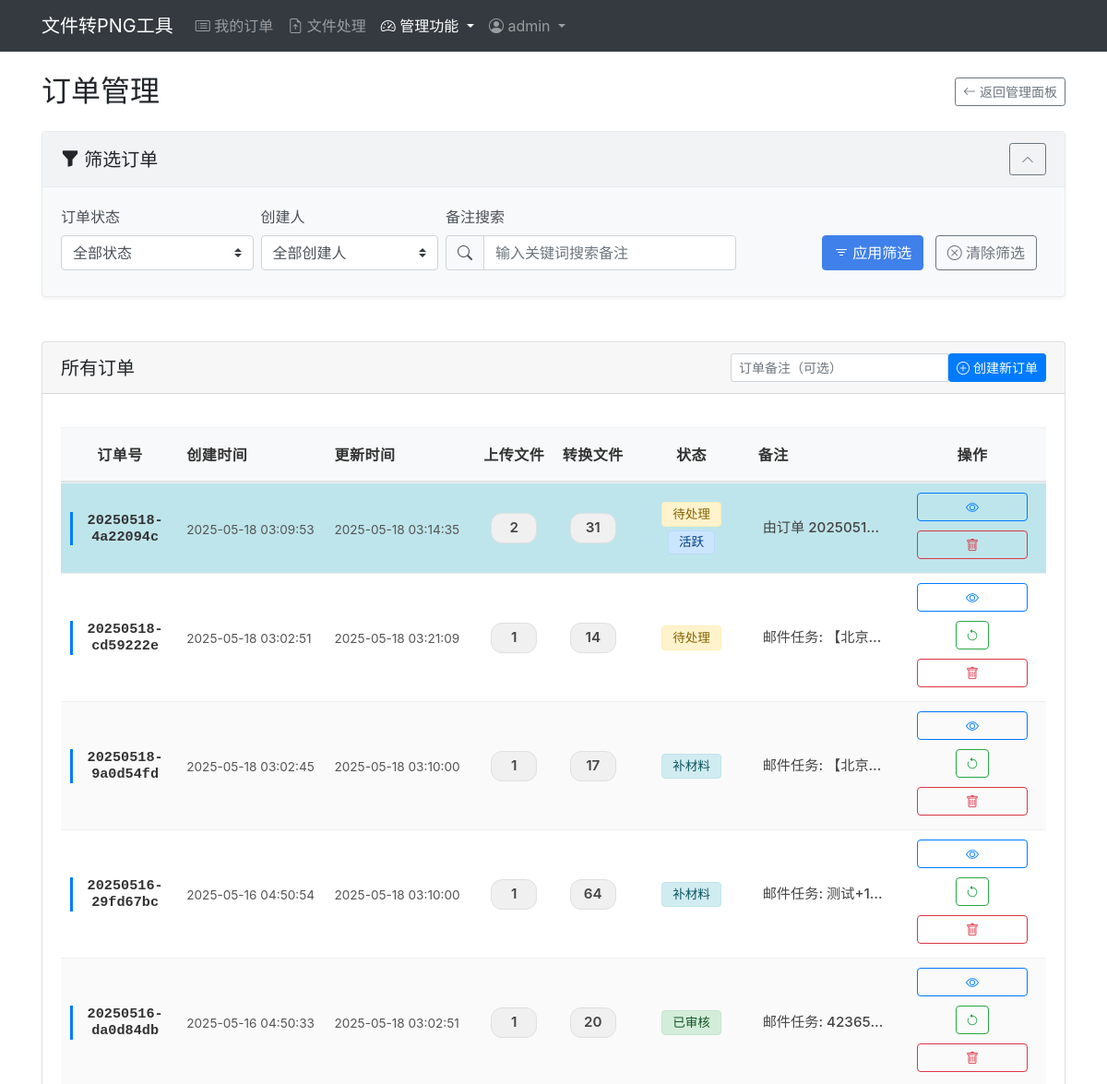
The page /admin/orders (signed in, upper part) on the database as committed earlier.
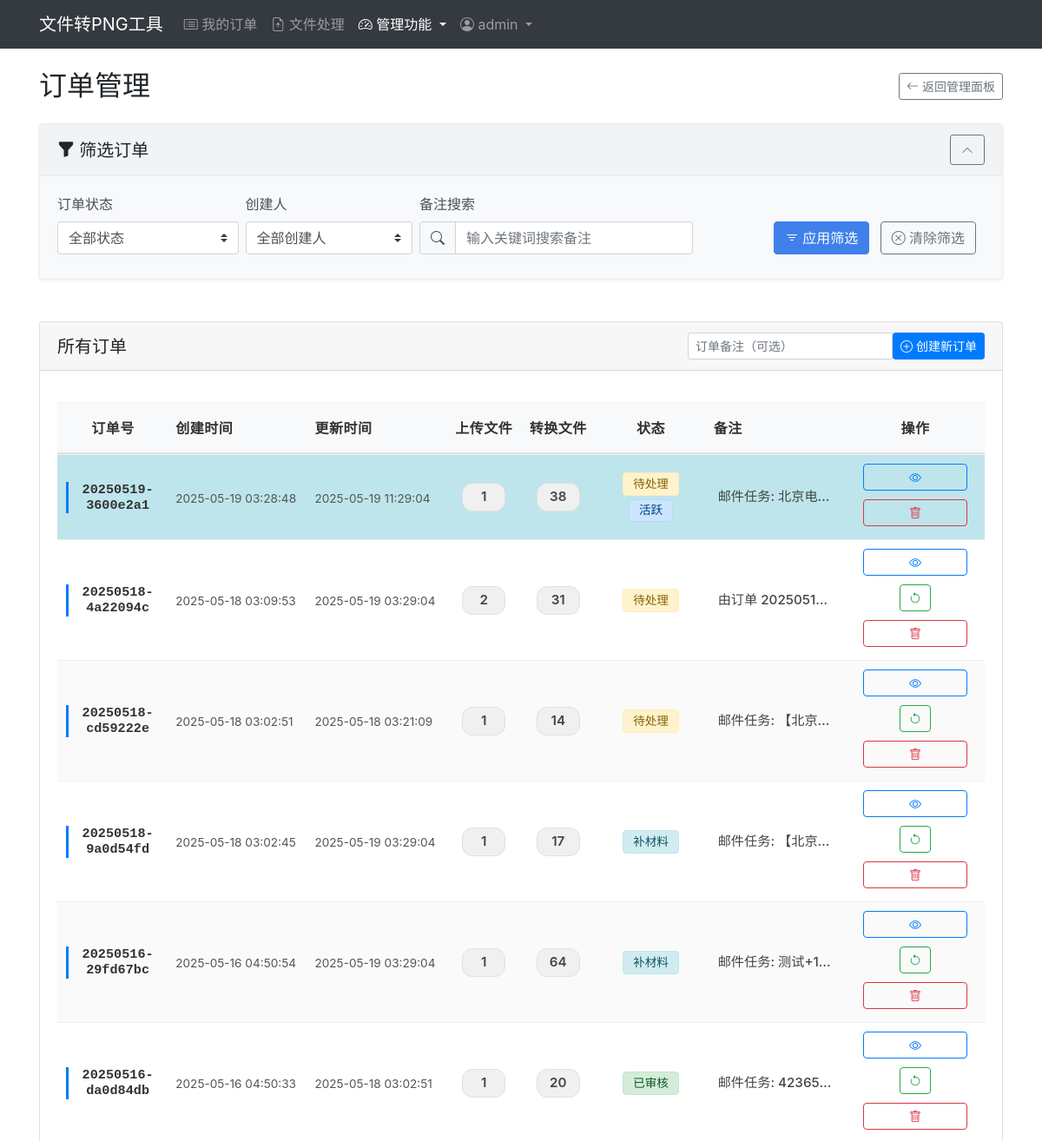
The same page on the database as committed later.
### models.py (models this page shows, shortened)
class Order(db.Model):
    __tablename__ = 'orders'  # 显式指定表名，避免使用SQL保留字'order'
    id = db.Column(db.Integer, primary_key=True)
    order_number = db.Column(db.String(32), unique=True, nullable=False)
    created_at = db.Column(db.DateTime, default=datetime.datetime.utcnow)
    updated_at = db.Column(db.DateTime, default=datetime.datetime.utcnow, onupdate=datetime.datetime.utcnow)
    is_active = db.Column(db.Boolean, default=True)  # 保留此字段以兼容现有代码
    STATUS_PENDING = 'pending'      # 待处理
    STATUS_MATERIAL = 'material'    # 补材料
    STATUS_REVIEWED = 'reviewed'    # 已审核
    STATUS_ACTIVE = 'active'        # 活跃
    STATUS_ARCHIVED = 'archived'    # 归档
    status = db.Column(db.String(20), default=STATUS_PENDING)  # 默认为待处理状态
    note = db.Column(db.Text, nullable=True)
    is_merged = db.Column(db.Boolean, default=False)  # 是否为合并订单
    merged_from = db.Column(db.Text, nullable=True)   # 存储源订单号，以逗号分隔
    user_id = db.Column(db.Integer, db.ForeignKey('admin_user.id'), nullable=True)
    user = db.relationship('AdminUser', backref='orders')
    email_id = db.Column(db.Integer, db.ForeignKey('emails.id'), nullable=True)
    files = db.relationship('UploadedFile', backref='order', lazy=True, cascade="all, delete-orphan")
    conversions = db.relationship('ConvertedFile', backref='order', lazy=True, cascade="all, delete-orphan")
    @property
    def status_display(self):
        status_map = {
            self.STATUS_PENDING: '待处理',
            self.STATUS_MATERIAL: '补材料',
            self.STATUS_REVIEWED: '已审核',
            self.STATUS_ACTIVE: '活跃',
            self.STATUS_ARCHIVED: '归档'
        }
        return status_map.get(self.status, '未知状态')

### app/admin/routes.py (the view)
@admin_bp.route('/orders')
@admin_required
def orders():
    try:
        logger.info("进入管理员订单页面")
        status_filter = request.args.get('status')
        creator_filter = request.args.get('creator')
        note_search = request.args.get('note_search')
        query = Order.query
        if status_filter:
            query = query.filter(Order.status == status_filter)
        if creator_filter:
            query = query.filter(Order.user_id == int(creator_filter))
        if note_search:
            query = query.filter(Order.note.ilike(f'%{note_search}%'))
        orders = query.order_by(Order.created_at.desc()).all()
        users = AdminUser.query.all()
        creator_name = None
        if creator_filter:
            creator = AdminUser.query.get(int(creator_filter))
            if creator:
                creator_name = creator.username
        logger.info(f"成功获取订单列表，共 {len(orders)} 条记录")
        return render_template('admin/orders.html',
                               orders=orders,
                               users=users,
                               creator_name=creator_name)
    except Exception as e:
        logger.error(f"管理员订单页面出错：{str(e)}")
        import traceback
        logger.error(traceback.format_exc())
        return f"""
        <!DOCTYPE html>
        <html>
        <head><title>错误</title></head>
        <body>
            <h1>出错了</h1>
            <p>{str(e)}</p>
            <pre>{traceback.format_exc()}</pre>
        </body>
        </html>
        """

### app/__init__.py (called while the page is built)
def setup_template_context(app):
    @app.context_processor
    def inject_now():
        return {'now': datetime.utcnow()}
    @app.context_processor
    def inject_functions():
        from models import AdminUser, Order
        def get_current_user():
            from flask import session
            if 'admin_id' in session:
                return AdminUser.query.get(session['admin_id'])
            return None
        def get_db():
            """获取数据库对象，供模板使用"""
            return db
        def get_active_order(user_id):
            from models import Order
            return Order.query.filter_by(is_active=True, user_id=user_id).first()
        return dict(
            get_current_user=get_current_user,
            get_db=get_db,
            get_active_order=get_active_order,
            Order=Order
        )

### app/templates/admin/orders.html (shortened to what the changed rows need)
{% extends "base.html" %}
{% block content %}
<div class="row">
    <div class="col-12 mb-4">
        <div class="d-flex justify-content-between align-items-center">
            <h2 class="mb-0">订单管理</h2>
        </div>
    </div>
    <div class="col-12">
        <div class="card">
            <div class="card-body">
                {% if orders %}
                <div class="table-responsive">
                    <table class="table table-hover table-striped">
                        <thead>
                            <tr>
                                <th width="12%">订单号</th>
                                <th width="15%">创建时间</th>
                                <th width="15%">更新时间</th>
                                <th width="8%" class="text-center">上传文件</th>
                                <th width="8%" class="text-center">转换文件</th>
                                <th width="12%" class="text-center">状态</th>
                                <th width="15%">备注</th>
                                <th width="15%" class="text-center">操作</th>
                            </tr>
                        </thead>
                        <tbody>
                            {% for order in orders %}
                            <tr class="{{ 'table-info' if order.is_active else '' }}">
                                <td class="align-middle">
                                    <span class="order-number text-truncate d-block" title="{{ order.order_number }}">{{ order.order_number }}</span>
                                </td>
                                <td class="align-middle">
                                    <span class="timestamp">{{ order.created_at.strftime('%Y-%m-%d %H:%M:%S') }}</span>
                                </td>
                                <td class="align-middle">
                                    <span class="timestamp">{{ order.updated_at.strftime('%Y-%m-%d %H:%M:%S') }}</span>
                                </td>
                                <td class="align-middle text-center">
                                    <span class="file-count">{{ order.files|length }}</span>
                                </td>
                                <td class="align-middle text-center">
                                    <span class="file-count">{{ order.conversions|length }}</span>
                                </td>
                                <td class="align-middle text-center">
                                    {% if order.status == order.STATUS_PENDING %}
                                    <span class="badge bg-warning">{{ order.status_display }}</span>
                                    {% elif order.status == order.STATUS_MATERIAL %}
                                    <span class="badge bg-info">{{ order.status_display }}</span>
                                    {% elif order.status == order.STATUS_REVIEWED %}
                                    <span class="badge bg-success">{{ order.status_display }}</span>
                                    {% else %}
                                    <span class="badge bg-secondary">{{ order.status_display }}</span>
                                    {% endif %}
                                    {% if order.is_active %}
                                    <span class="badge bg-primary">活跃</span>
                                    {% endif %}
                                </td>
                                <td class="align-middle">
                                    <div class="note-container">
                                        <span class="note-text text-truncate d-block" style="max-width: 100%;" title="{{ order.note }}">{{ order.note or '-' }}</span>
                                    </div>
                                </td>
                                <td class="align-middle text-center">
                                    <div class="action-buttons">
                                        <a href="{{ url_for('orders.view_order', order_number=order.order_number) }}" class="btn btn-outline-primary" title="查看详情">
                                            <i class="bi bi-eye"></i>
                                        </a>
                                        {% if not order.is_active %}
                                        <form action="{{ url_for('orders.activate_order', order_number=order.order_number) }}" method="post" class="d-inline">
                                            <button type="submit" class="btn btn-outline-success" title="回滚到此订单" onclick="return confirm('确定要回滚到此订单吗？这将恢复该订单的所有文件并替换当前工作环境！');">
                                                <i class="bi bi-arrow-counterclockwise"></i>
                                            </button>
                                        </form>
                                        {% endif %}
                                        <button type="button" class="btn btn-outline-danger btn-delete-order" title="删除订单" data-order-number="{{ order.order_number }}">
                                            <i class="bi bi-trash"></i>
                                        </button>
                                    </div>
                                </td>
                            </tr>
                            {% endfor %}
                        </tbody>
                    </table>
                </div>
                {% else %}
                <div class="alert alert-info">
                    <p class="mb-0">暂无订单记录。点击上方按钮创建新订单。</p>
                </div>
                {% endif %}
            </div>
        </div>
    </div>
</div>
{% endblock %}

Rows that differ between the two databases and show on the page:
added Order: order_number "20250519-3600e2a1", created_at "2025-05-19 03:28:48", updated_at "2025-05-19 11:29:04", files|length "1", conversions|length "38", status_display "待处理", is_active "活跃", note "邮件任务: 北京电…"
changed Order "由订单 2025051…": updated_at "2025-05-18 03:14:35" → "2025-05-19 03:29:04"; no longer shows "活跃"
changed Order "20250518-9a0d54fd": updated_at "2025-05-18 03:10:00" → "2025-05-19 03:29:04"
changed Order "20250516-29fd67bc": updated_at "2025-05-18 03:10:00" → "2025-05-19 03:29:04"
